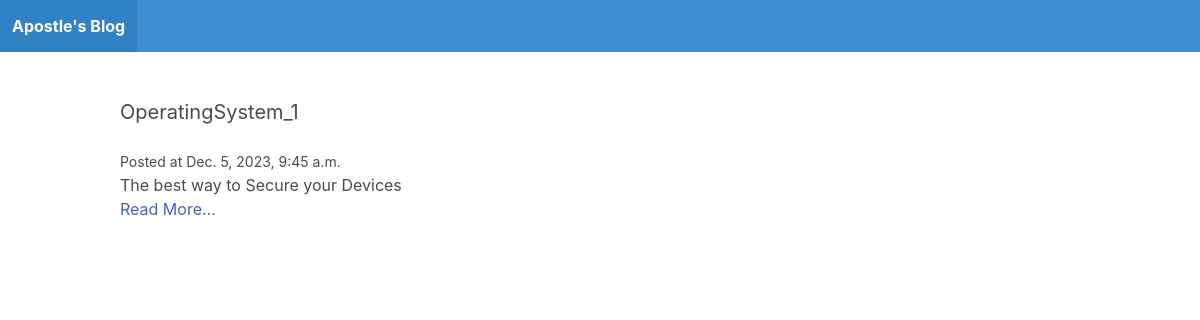
The page / on the database its author committed.
### blogApp/models.py (models this page shows)
class Post(models.Model):
    title = models.CharField(max_length=300)
    slug = models.SlugField()
    intro = models.TextField()
    body = models.TextField()
    date_added = models.DateTimeField(auto_now_add=True)
    class Meta:
        ordering = ["-date_added"]

### blogApp/views.py (the view)
# urls.py: path("", frontpage, name="frontpage"),
def frontpage(request):
    posts = Post.objects.all()
    return render(request, "blogApp/frontpage.html", {"posts": posts})

### blogApp/templates/blogApp/frontpage.html
{% extends "blogApp/base.html" %}
{% block content %}
{% for post in posts  %}
    <div class="post block">
        <h2 class="subtitle">{{  post.title }}</h2>
        <small>Posted at {{ post.date_added }}</small>
        <p>{{ post.intro }}</p>
        <a href="{% url 'post_details' post.slug %}">Read More...</a>
    </div>
{% endfor %}
{% endblock %}

### rows shown on the page
Post: title "OperatingSystem_1", date_added "Dec. 5, 2023, 9:45 a.m.", intro "The best way to Secure your Devices"
